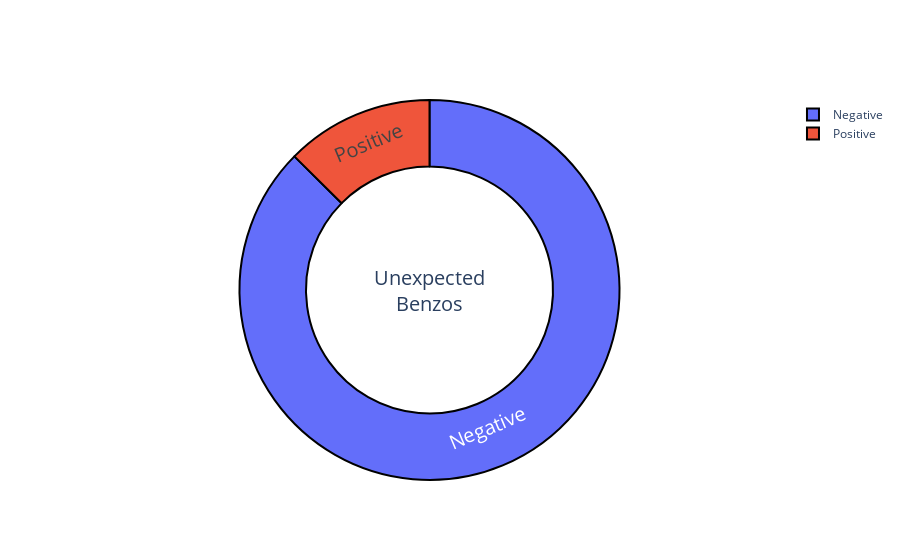

Notebook source saved alongside this figure:
### Code cell
no_benzo = df[~(df['category'] == 'Depressant')].index
no_benzo = df.iloc[no_benzo]

fig = go.Figure(go.Pie(
    labels=no_benzo['total_benzos'].replace({1: "Positive", 0: "Negative"}).value_counts().index,
    values=no_benzo['total_benzos'].value_counts().values,
    hole=0.65
))
fig.update_traces(hoverinfo='value+percent', textinfo='label', textfont_size=20,
                  marker=dict(line=dict(color='#000000', width=2)))
fig.update_layout(
    annotations=[
        dict(text="Unexpected<br>Benzos", x=0.5, y=0.5, font_size=20, showarrow=False)
    ])
fig.show()

### Figure 1 — Plotly figure (JSON) as saved in the notebook; plotly's stock layout.template omitted (floating-point values rounded to 4 significant figures)
{"data": [{"hole": 0.65, "hoverinfo": "value+percent", "labels": ["Negative", "Positive"], "marker": {"line": {"color": "#000000", "width": 2}}, "textfont": {"size": 20}, "textinfo": "label", "type": "pie", "values": [49259, 7095]}], "layout": {"annotations": [{"font": {"size": 20}, "showarrow": false, "text": "Unexpected<br>Benzos", "x": 0.5, "y": 0.5}]}}
